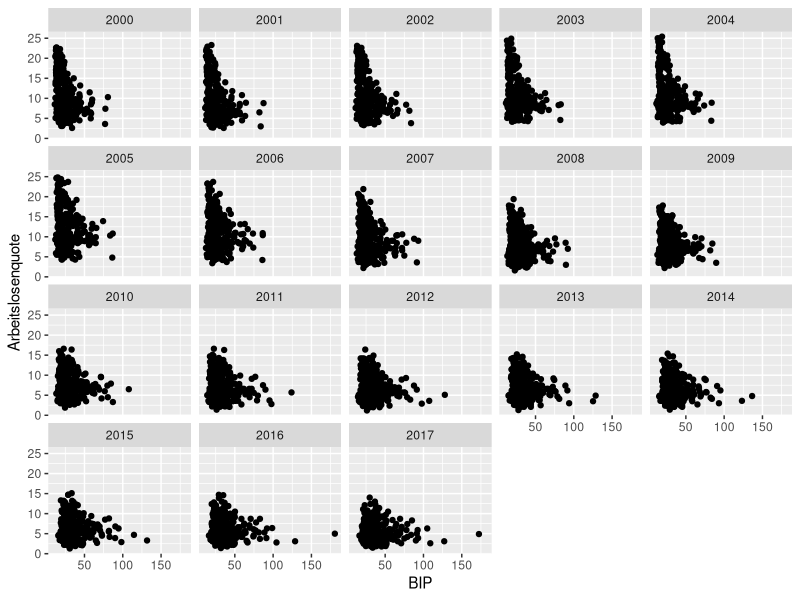

Write the R code that produced this figure.
## ---- chunk 1
knitr::opts_chunk$set(message=FALSE,warning=FALSE, cache=F)
## ---- chunk 2
library(tidyverse)
library(gganimate)
## ---- chunk 3
library(readr)
(Landkreise_merged <- read_csv("daten_beispiele/Landkreise_merged.csv")
)
## ---- chunk 4
Landkreise_merged %>% 
  filter(!is.na(BIP)) %>% 
  filter(!is.na(Arbeitslosenquote)) %>% 
  ggplot(aes(x = BIP, y = Arbeitslosenquote)) +
  geom_point() +
  facet_wrap(~Jahr)
## ---- chunk 5
Landkreise_merged %>% 
  filter(!is.na(BIP)) %>% 
  filter(!is.na(Arbeitslosenquote)) %>% 
  ggplot(aes(x = BIP, y = Arbeitslosenquote)) +
  geom_point() +
  transition_states(states = Jahr) 
## ---- chunk 6
Landkreise_merged %>% 
  filter(!is.na(BIP)) %>% 
  filter(!is.na(Arbeitslosenquote)) %>% 
  ggplot(aes(x = BIP, y = Arbeitslosenquote)) +
  geom_point() +
  transition_states(states = Jahr) +
  labs(subtitle = "Jahr: {closest_state}") 
